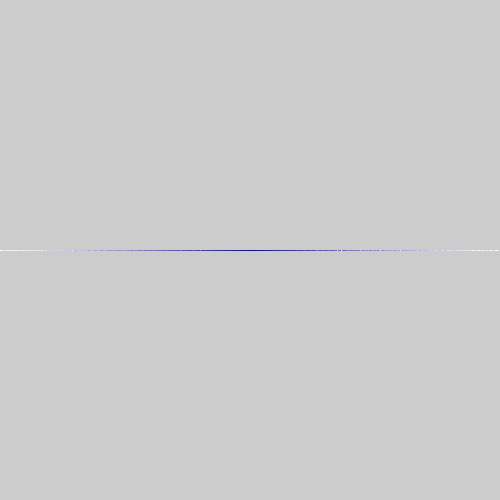
Frame 1 (no input)
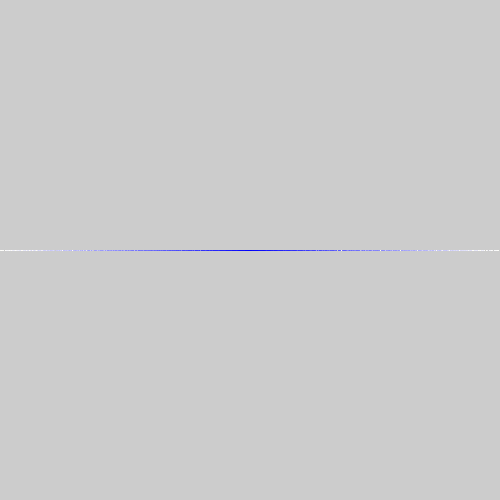
Frame 60 (the mouse pressed at the canvas centre just before this capture)
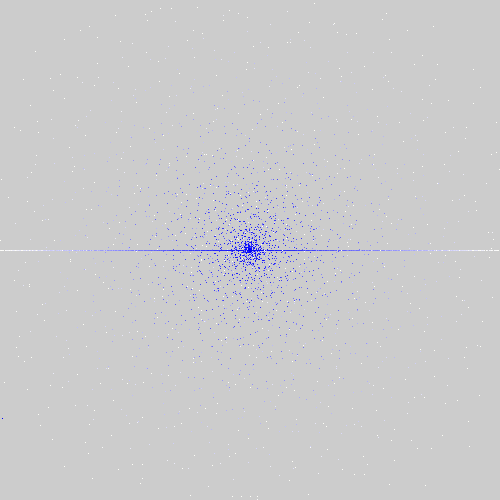
Frame 120 (the mouse held since frame 60 and released just before this capture)

The Processing sketch that drew these frames (run headless with seeded random() and noise(); from frame 60 on, the mouse is pressed at the canvas centre):

// Processing sketch: radial_pattern_emitter_mod
// ── radial_pattern_emitter_mod.pde
int w=500,f=w/2; //Sets w to 500, f to width divided by 2

void setup() {
  size(500,500); // Window Size
  stroke(70,90,140);
}

void draw(){
  

  
  for( float k=f*1.2; k > 0; k -= .1 ) // k ranges from 550 to 0.1 

  {
   
    
    float a =                          // a ranges from 74250 to 
       
      k *                              // k ranges from 550 to 0.1 
      ( mouseY - mouseX * 270 )        // value in parens will range from -135000 to 500 
      *.0001;

    
    point(
      f +                              // middle of the box
      
                                       // an offset that ranges from zero to 550
      cos(a) *                         // zero to one, varies wildly, by mouse position,
                                       // more eratically by x mouse motion
                                       
      k *
      sin(k),                          // zero to one, cycling as the loop moves on
      
      f + 
      sin(a)*k*sin(k)                  // another similar offset from the center

    );
           stroke(k,k,f);
    
  } // to get a fractal like image produced you must use trig
  
//  filter(11); // bigger dot, any other value gives strange movement within fractal like image
//  blend(0,0,w,w,-2,2,w+3,w-5,1); //Blend to black after making fractal
  

}
